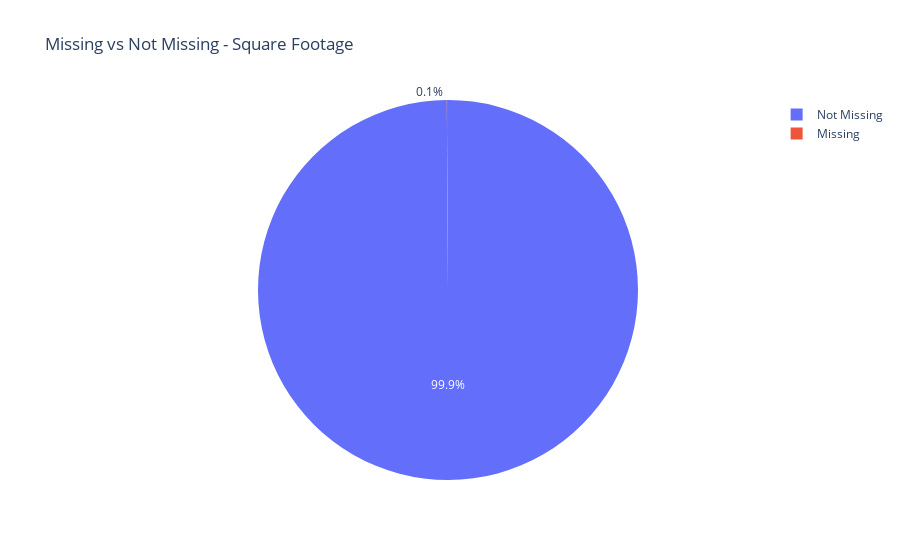

Notebook code cell kept with this figure:
### Code cell
value_counts = df['Square Footage'].isnull().value_counts().rename(index={True: 'Missing', False: 'Not Missing'}).reset_index()
value_counts.columns = ['Status', 'Count']

px.pie(value_counts, names='Status', values='Count', title='Missing vs Not Missing - Square Footage')

### Figure 1 — Plotly figure (JSON) as saved in the notebook; plotly's stock layout.template omitted (floating-point values rounded to 4 significant figures)
{"data": [{"domain": {"x": [0, 1], "y": [0, 1]}, "hovertemplate": "Status=%{label}<br>Count=%{value}<extra></extra>", "labels": ["Not Missing", "Missing"], "legendgroup": "", "name": "", "showlegend": true, "type": "pie", "values": [999, 1]}], "layout": {"legend": {"tracegroupgap": 0}, "title": {"text": "Missing vs Not Missing - Square Footage"}}}
